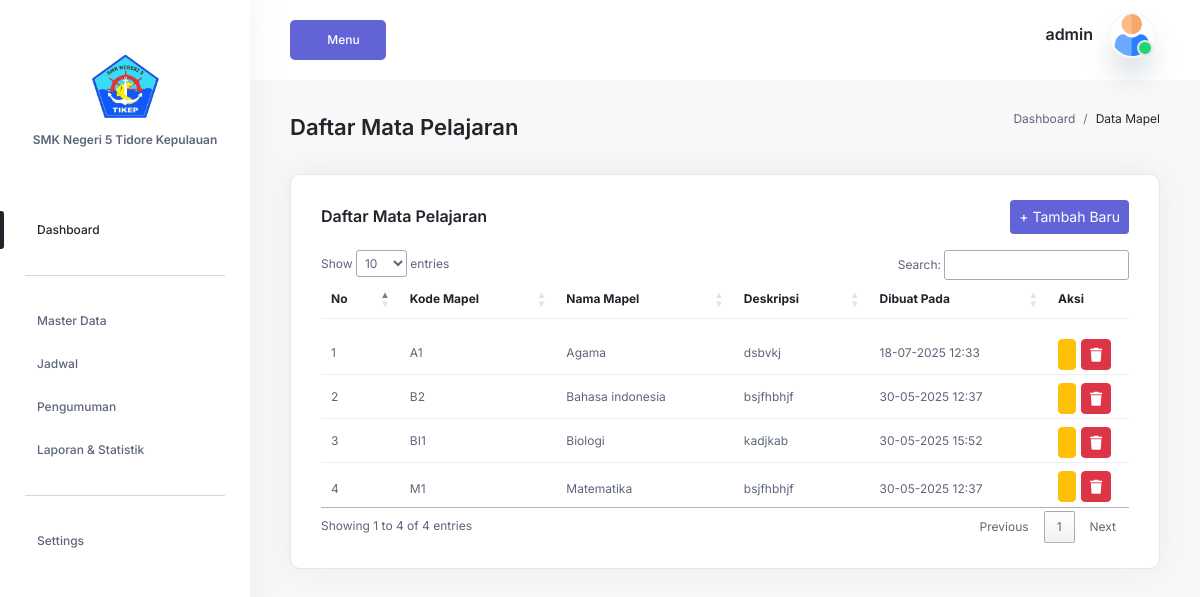
Page /login/admin/dataMapel.php (signed in) on the committed database.
### tables this page shows
CREATE TABLE `users` (
  `id` int(11) NOT NULL,
  `nama` varchar(100) NOT NULL,
  `username` varchar(50) DEFAULT NULL,
  `password` varchar(255) NOT NULL,
  `email` varchar(100) NOT NULL,
  `role` enum('admin','guru','siswa') NOT NULL,
  `is_active` tinyint(1) NOT NULL DEFAULT '1',
  `login_attempts` tinyint(1) NOT NULL DEFAULT '1',
  `created_at` timestamp NOT NULL DEFAULT CURRENT_TIMESTAMP,
  `updated_at` timestamp NULL DEFAULT NULL ON UPDATE CURRENT_TIMESTAMP
);

CREATE TABLE `mapel` (
  `id_mapel` int(11) NOT NULL,
  `nama_mapel` varchar(100) NOT NULL,
  `kode_mapel` varchar(20) NOT NULL,
  `deskripsi` text,
  `created_at` timestamp NOT NULL DEFAULT CURRENT_TIMESTAMP
);

### login/admin/dataMapel.php (the view, shortened to what this page needs)
<?php
include "../config/koneksi.php";
?>
<?php require_once 'template/header.php'; ?>
<?php require_once 'template/sidebar.php'; ?>
<section class="section">
    <div class="container-fluid">
        <div class="title-wrapper pt-30">
            <div class="row align-items-center">
                <div class="col-md-6">
                    <div class="title d-flex align-items-center flex-wrap mb-30">
                        <h2 class="mr-40">Daftar Mata Pelajaran</h2>
                    </div>
                </div>
                <div class="col-md-6">
                    <div class="breadcrumb-wrapper mb-30">
                        <nav aria-label="breadcrumb">
                            <ol class="breadcrumb">
                                <li class="breadcrumb-item"><a href="#0">Dashboard</a></li>
                                <li class="breadcrumb-item active" aria-current="page">Data Mapel</li>
                            </ol>
                        </nav>
                    </div>
                </div>
            </div>
        </div>
        <div class="row">
            <div class="col-12">
                <div class="card-style mb-30">
                    <div class="d-flex justify-content-between align-items-center mb-3">
                        <h6 class="mb-0">Daftar Mata Pelajaran</h6>
                        <div>
                            <a href="formMapel.php?tambah=true" class="main-btn primary-btn btn-hover btn-sm">+ Tambah Baru</a>
                        </div>
                    </div>
                  <div class="table-wrapper table-responsive">
    <table id="dataMapel" class="table stripe-table" style="width:100%">
        <thead>
            <tr>
                <th>No</th>
                <th>Kode Mapel</th>
                <th>Nama Mapel</th>
                <th>Deskripsi</th>
                <th>Dibuat Pada</th>
                <th width="120px">Aksi</th>
            </tr>
        </thead>
        <tbody>
            <?php
            $no = 1;
            $query = "SELECT * FROM mapel ORDER BY nama_mapel ASC";
            $result = mysqli_query($conn, $query);
            while ($row = mysqli_fetch_assoc($result)) {
            ?>
                <tr>
                    <td><?= $no++; ?></td>
                    <td><?= htmlspecialchars($row['kode_mapel']); ?></td>
                    <td><?= htmlspecialchars($row['nama_mapel']); ?></td>
                    <td><?= nl2br(htmlspecialchars($row['deskripsi'])); ?></td>
                    <td><?= date("d-m-Y H:i", strtotime($row['created_at'])); ?></td>
                    <td class="pb-1">
                        <div class="d-flex">
                            <a href="formMapel.php?edit=<?= $row['id_mapel'] ?>" class="btn btn-sm btn-warning mr-2">
                            </a>
                            <a href="formMapel.php?hapus=<?= $row['id_mapel'] ?>" class="btn btn-sm btn-danger" onclick="return confirm('Yakin ingin menghapus data ini?')">
                                <i class="fas fa-trash"></i>
                            </a>
                        </div>
                    </td>
                </tr>
            <?php } ?>
        </tbody>
    </table>
</div>
                </div>
            </div>
        </div>
    </div>
</section>
<?php include './template/footer.php'; ?>

### login/admin/template/header.php (shortened to what this page needs)
<?php
include "../config/koneksi.php";
$user_id = $_SESSION['user_id'];
$query = mysqli_query($conn, "SELECT * FROM users WHERE id = '$user_id'");
 $data = mysqli_fetch_assoc($query);
?>
    <!DOCTYPE html>
<html lang="en">
    <head>
        <link rel="stylesheet" href="https://cdn.jsdelivr.net/npm/@fortawesome/fontawesome-free@5.15.4/css/fontawesome.min.css">
        <link
            href="https://cdn.jsdelivr.net/npm/bootstrap@5.2.0-beta1/dist/css/bootstrap.min.css"
            rel="stylesheet"
>
        <link rel="stylesheet" href="../../css/LineIcons.2.0.css">
        <link href="https://cdn.lineicons.com/4.0/lineicons.css" rel="stylesheet" />
        <link rel="stylesheet" href="https://cdnjs.cloudflare.com/ajax/libs/font-awesome/6.4.2/css/all.min.css" />
        <link rel="stylesheet" href="../assets/css/fullcalendar.css">
        <link rel="stylesheet" href="../assets/css/morris.css">
        <link rel="stylesheet" href="../assets/css/datatable.css">
        <link rel="stylesheet" href="../assets/css/main.css">
<link rel="stylesheet" type="text/css" href="https://cdn.datatables.net/1.11.5/css/jquery.dataTables.css">
        <body>
            <main class="main-wrapper">
                <header class="header">
                    <div class="container-fluid">
                        <div class="row">
                            <div class="col-lg-5 col-md-5 col-6">
                                <div class="header-left d-flex align-items-center">
                                    <div class="menu-toggle-btn mr-20">
                                        <button id="menu-toggle" class="main-btn primary-btn btn-hover">
                                            Menu
                                        </button>
                                    </div>
                                </div>
                            </div>
                            <div class="col-lg-7 col-md-7 col-6">
                                <div class="header-right">
                                    <div class="profile-box ml-15">
                                        <button
                                            class="dropdown-toggle bg-transparent border-0"
                                            type="button"
                                            id="profile"
                                            data-bs-toggle="dropdown"
                                            aria-expanded="false">
                                            <div class="profile-info">
                                                <div class="info">
                                                    <h6><?php echo $data['username'];?></h6>
                                                    <div class="image">
                                                        <img src="../../assets/img/user.png" alt=""/>
                                                        <span class="status"></span>
                                                    </div>
                                                </div>
                                            </div>
                                        </button>
                                    </div>
                                </div>
                            </div>
                        </div>
                    </div>
                </header>

### login/assets/css/fullcalendar.css (style rules this page uses)
:root { --fc-daygrid-event-dot-width:8px;--fc-list-event-dot-width:10px;--fc-list-event-hover-bg-color:#f5f5f5 }

### login/admin/dataMapel.php (style rules this page uses)
.d-flex { display: flex; gap: 5px; }
.btn-sm { padding: 0.25rem 0.5rem; font-size: 0.875rem; }

### rows in the picture
users: username "admin"
mapel: kode_mapel "A1", nama_mapel "Agama", deskripsi "dsbvkj", created_at "18-07-2025 12:33"
mapel: kode_mapel "B2", nama_mapel "Bahasa indonesia", deskripsi "bsjfhbhjf", created_at "30-05-2025 12:37"
mapel: kode_mapel "BI1", nama_mapel "Biologi", deskripsi "kadjkab", created_at "30-05-2025 15:52"
mapel: kode_mapel "M1", nama_mapel "Matematika", deskripsi "bsjfhbhjf", created_at "30-05-2025 12:37"
